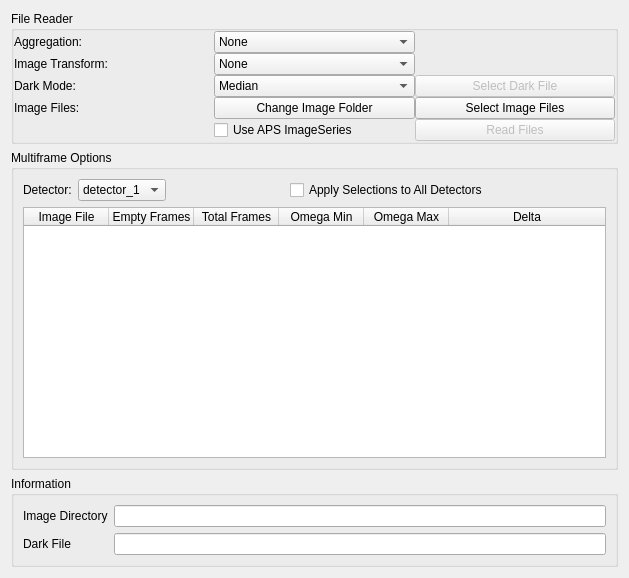
<?xml version="1.0" encoding="UTF-8"?>
<ui version="4.0">
 <class>widget</class>
 <widget class="QWidget" name="widget">
  <property name="geometry">
   <rect>
    <x>0</x>
    <y>0</y>
    <width>629</width>
    <height>578</height>
   </rect>
  </property>
  <property name="windowTitle">
   <string>Form</string>
  </property>
  <layout class="QVBoxLayout" name="verticalLayout_2">
   <item>
    <widget class="QGroupBox" name="groupBox">
     <property name="title">
      <string>File Reader</string>
     </property>
     <layout class="QGridLayout" name="gridLayout">
      <property name="leftMargin">
       <number>0</number>
      </property>
      <property name="topMargin">
       <number>0</number>
      </property>
      <property name="rightMargin">
       <number>0</number>
      </property>
      <property name="bottomMargin">
       <number>0</number>
      </property>
      <property name="spacing">
       <number>0</number>
      </property>
      <item row="0" column="0">
       <widget class="QLabel" name="label">
        <property name="text">
         <string>Aggregation:</string>
        </property>
       </widget>
      </item>
      <item row="0" column="1">
       <widget class="QComboBox" name="aggregation">
        <item>
         <property name="text">
          <string>None</string>
         </property>
        </item>
        <item>
         <property name="text">
          <string>Maximum</string>
         </property>
        </item>
        <item>
         <property name="text">
          <string>Median</string>
         </property>
        </item>
        <item>
         <property name="text">
          <string>Average</string>
         </property>
        </item>
       </widget>
      </item>
      <item row="1" column="0">
       <widget class="QLabel" name="label_2">
        <property name="text">
         <string>Image Transform:</string>
        </property>
       </widget>
      </item>
      <item row="1" column="1">
       <widget class="QComboBox" name="transform">
        <item>
         <property name="text">
          <string>None</string>
         </property>
        </item>
        <item>
         <property name="text">
          <string>Flip about Vertical Axis</string>
         </property>
        </item>
        <item>
         <property name="text">
          <string>Flip about Horizontal Axis</string>
         </property>
        </item>
        <item>
         <property name="text">
          <string>Transpose</string>
         </property>
        </item>
        <item>
         <property name="text">
          <string>Rotate 90°</string>
         </property>
        </item>
        <item>
         <property name="text">
          <string>Rotate 180°</string>
         </property>
        </item>
        <item>
         <property name="text">
          <string>Rotate 270°</string>
         </property>
        </item>
       </widget>
      </item>
      <item row="3" column="0">
       <widget class="QLabel" name="label_4">
        <property name="text">
         <string>Image Files:</string>
        </property>
       </widget>
      </item>
      <item row="2" column="0">
       <widget class="QLabel" name="label_3">
        <property name="text">
         <string>Dark Mode:</string>
        </property>
       </widget>
      </item>
      <item row="2" column="1">
       <widget class="QComboBox" name="darkMode">
        <item>
         <property name="text">
          <string>Median</string>
         </property>
        </item>
        <item>
         <property name="text">
          <string>Empty Frames</string>
         </property>
        </item>
        <item>
         <property name="text">
          <string>Average</string>
         </property>
        </item>
        <item>
         <property name="text">
          <string>Maximum</string>
         </property>
        </item>
        <item>
         <property name="text">
          <string>File</string>
         </property>
        </item>
        <item>
         <property name="text">
          <string>None</string>
         </property>
        </item>
       </widget>
      </item>
      <item row="2" column="2">
       <widget class="QPushButton" name="selectDark">
        <property name="enabled">
         <bool>false</bool>
        </property>
        <property name="text">
         <string>Select Dark File</string>
        </property>
       </widget>
      </item>
      <item row="3" column="1">
       <widget class="QPushButton" name="image_folder">
        <property name="text">
         <string>Change Image Folder</string>
        </property>
       </widget>
      </item>
      <item row="3" column="2">
       <widget class="QPushButton" name="image_files">
        <property name="text">
         <string>Select Image Files</string>
        </property>
       </widget>
      </item>
      <item row="4" column="1" rowspan="2">
       <widget class="QCheckBox" name="aps_imageseries">
        <property name="text">
         <string>Use APS ImageSeries</string>
        </property>
       </widget>
      </item>
      <item row="4" column="2" rowspan="2">
       <widget class="QPushButton" name="read">
        <property name="enabled">
         <bool>false</bool>
        </property>
        <property name="text">
         <string>Read Files</string>
        </property>
       </widget>
      </item>
     </layout>
    </widget>
   </item>
   <item>
    <widget class="QGroupBox" name="groupBox_2">
     <property name="title">
      <string>Multiframe Options</string>
     </property>
     <layout class="QVBoxLayout" name="verticalLayout">
      <item>
       <layout class="QHBoxLayout" name="horizontalLayout">
        <item>
         <widget class="QLabel" name="label_5">
          <property name="text">
           <string>Detector:</string>
          </property>
         </widget>
        </item>
        <item>
         <widget class="QComboBox" name="detector">
          <property name="enabled">
           <bool>true</bool>
          </property>
          <property name="currentText">
           <string>detector_1</string>
          </property>
          <item>
           <property name="text">
            <string>detector_1</string>
           </property>
          </item>
         </widget>
        </item>
        <item>
         <spacer name="horizontalSpacer">
          <property name="orientation">
           <enum>Qt::Horizontal</enum>
          </property>
          <property name="sizeHint" stdset="0">
           <size>
            <width>40</width>
            <height>20</height>
           </size>
          </property>
         </spacer>
        </item>
        <item>
         <widget class="QCheckBox" name="all_detectors">
          <property name="text">
           <string>Apply Selections to All Detectors</string>
          </property>
         </widget>
        </item>
        <item>
         <spacer name="horizontalSpacer_2">
          <property name="orientation">
           <enum>Qt::Horizontal</enum>
          </property>
          <property name="sizeHint" stdset="0">
           <size>
            <width>40</width>
            <height>20</height>
           </size>
          </property>
         </spacer>
        </item>
       </layout>
      </item>
      <item>
       <widget class="QTableWidget" name="file_options">
        <property name="contextMenuPolicy">
         <enum>Qt::CustomContextMenu</enum>
        </property>
        <property name="sizeAdjustPolicy">
         <enum>QAbstractScrollArea::AdjustToContentsOnFirstShow</enum>
        </property>
        <property name="selectionMode">
         <enum>QAbstractItemView::ContiguousSelection</enum>
        </property>
        <property name="selectionBehavior">
         <enum>QAbstractItemView::SelectRows</enum>
        </property>
        <property name="showGrid">
         <bool>false</bool>
        </property>
        <attribute name="horizontalHeaderDefaultSectionSize">
         <number>85</number>
        </attribute>
        <attribute name="horizontalHeaderStretchLastSection">
         <bool>true</bool>
        </attribute>
        <column>
         <property name="text">
          <string>Image File</string>
         </property>
        </column>
        <column>
         <property name="text">
          <string>Empty Frames</string>
         </property>
        </column>
        <column>
         <property name="text">
          <string>Total Frames</string>
         </property>
        </column>
        <column>
         <property name="text">
          <string>Omega Min</string>
         </property>
        </column>
        <column>
         <property name="text">
          <string>Omega Max</string>
         </property>
        </column>
        <column>
         <property name="text">
          <string>Delta</string>
         </property>
        </column>
       </widget>
      </item>
     </layout>
    </widget>
   </item>
   <item>
    <widget class="QGroupBox" name="groupBox_3">
     <property name="title">
      <string>Information</string>
     </property>
     <layout class="QFormLayout" name="formLayout">
      <item row="0" column="0">
       <widget class="QLabel" name="label_6">
        <property name="text">
         <string>Image Directory</string>
        </property>
       </widget>
      </item>
      <item row="0" column="1">
       <widget class="QLineEdit" name="img_directory">
        <property name="readOnly">
         <bool>true</bool>
        </property>
       </widget>
      </item>
      <item row="1" column="0">
       <widget class="QLabel" name="label_7">
        <property name="text">
         <string>Dark File</string>
        </property>
       </widget>
      </item>
      <item row="1" column="1">
       <widget class="QLineEdit" name="dark_file">
        <property name="readOnly">
         <bool>true</bool>
        </property>
       </widget>
      </item>
     </layout>
    </widget>
   </item>
  </layout>
 </widget>
 <resources/>
 <connections/>
</ui>
